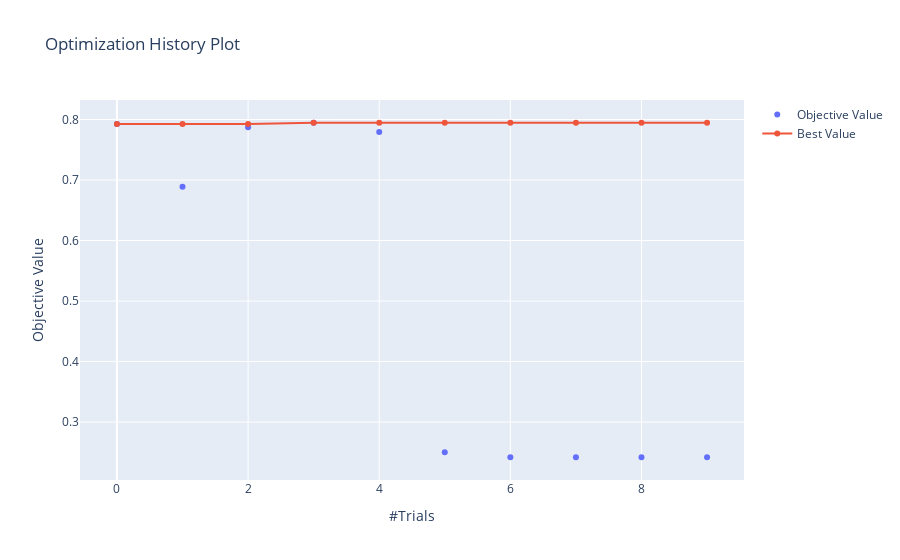

Notebook code for this chart:
### Markdown cell above
> Below graph shows the history of the optimization trials that were conducted and this plot we can observe that trial 3 was able to achieve a higher recall (objective value), before that trial 0 and 2 were pretty close and they both had used ADAM with dropout 0.5 but with a higher learning rate and after that the next trials conducted using SGD gave worst results.

### Code cell
plot_optimization_history(analysis_study)

### Figure 1 — Plotly figure (JSON) as saved in the notebook; plotly's stock layout.template omitted (floating-point values rounded to 4 significant figures)
{"data": [{"mode": "markers", "name": "Objective Value", "type": "scatter", "x": [0, 1, 2, 3, 4, 5, 6, 7, 8, 9], "y": [0.7925, 0.6887, 0.7874, 0.7947, 0.7793, 0.2503, 0.2419, 0.2419, 0.2419, 0.2419]}, {"name": "Best Value", "type": "scatter", "x": [0, 1, 2, 3, 4, 5, 6, 7, 8, 9], "y": [0.7925, 0.7925, 0.7925, 0.7947, 0.7947, 0.7947, 0.7947, 0.7947, 0.7947, 0.7947]}], "layout": {"autosize": true, "title": {"text": "Optimization History Plot"}, "xaxis": {"autorange": true, "range": [-0.537, 9.537], "title": {"text": "#Trials"}, "type": "linear"}, "yaxis": {"autorange": true, "range": [0.1963, 0.8403], "title": {"text": "Objective Value"}, "type": "linear"}}}
